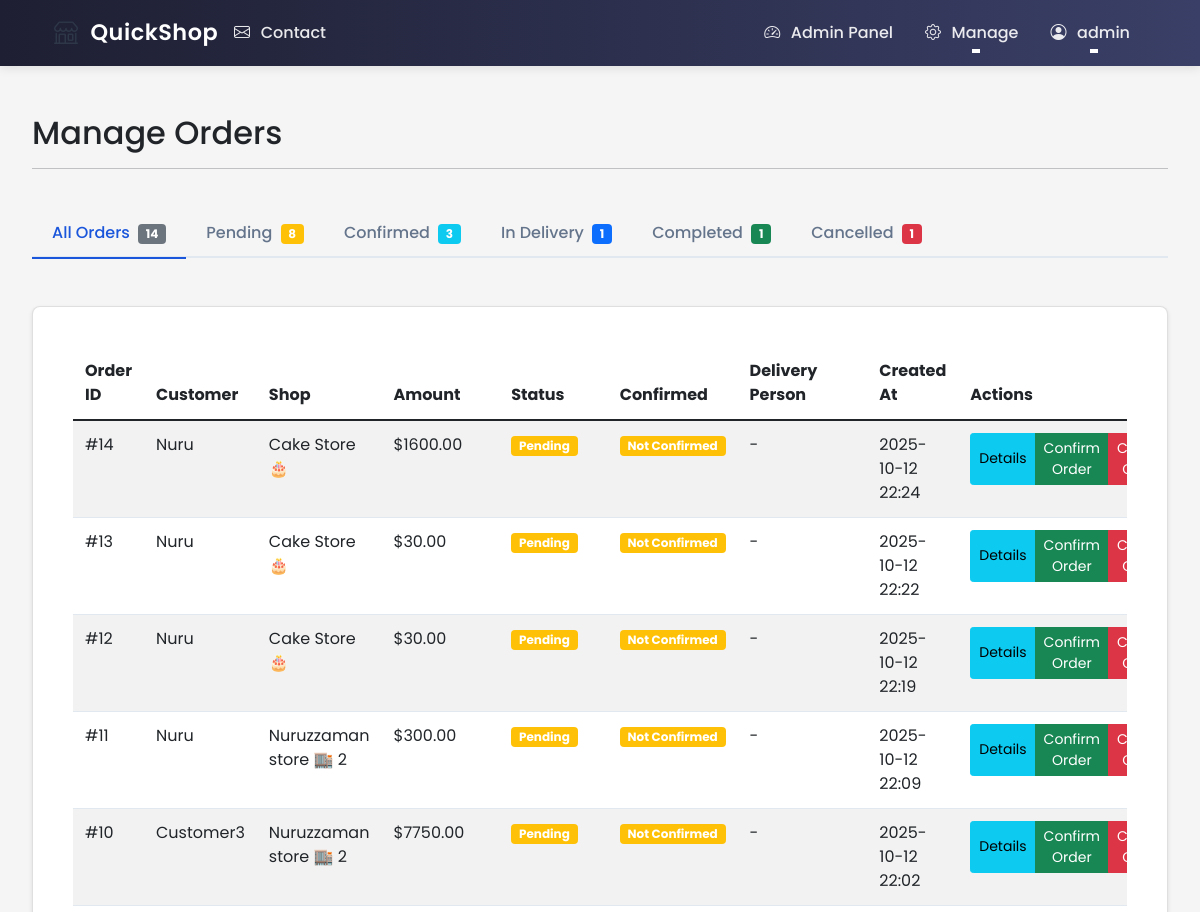
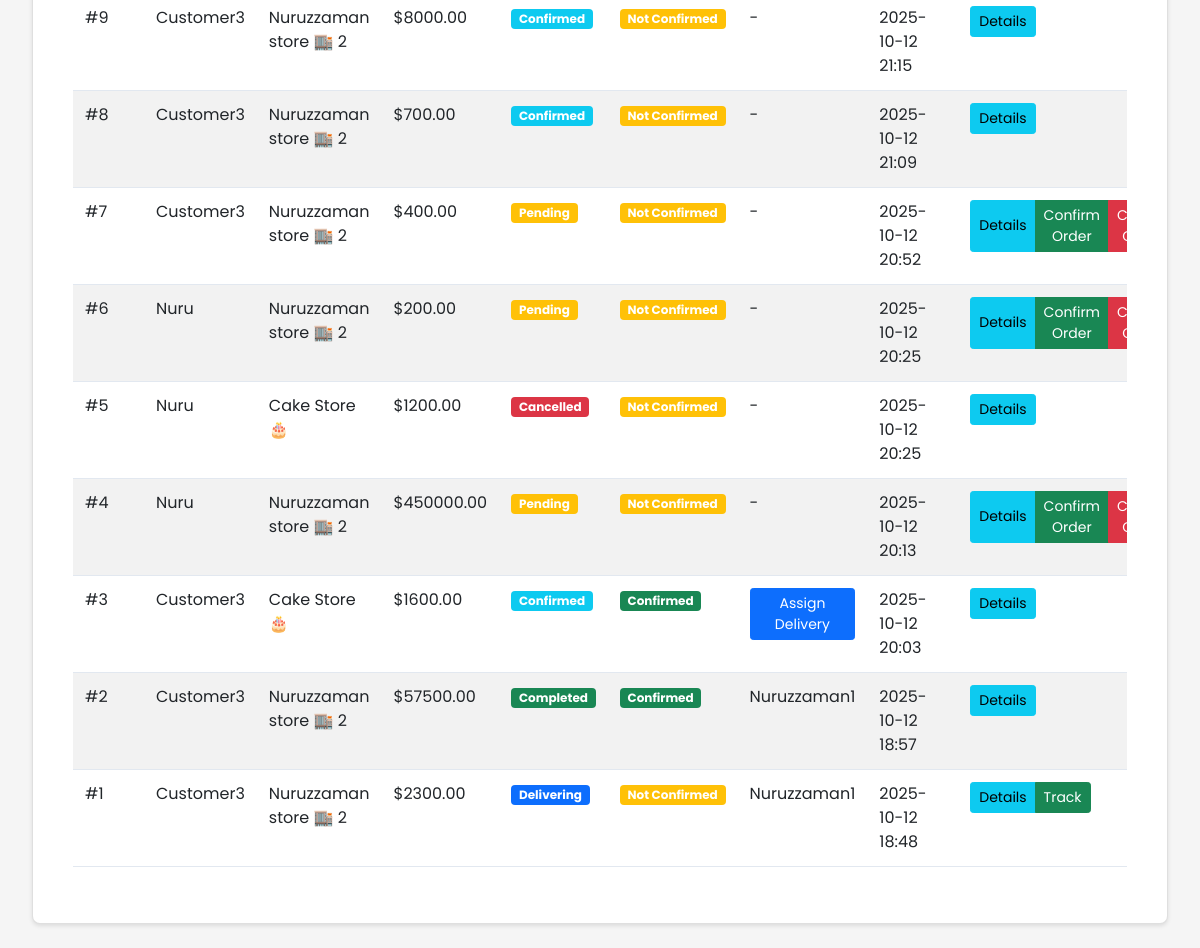
The page /admin/orders (signed in) on the database its author committed (2 pictures, top to bottom).
### ecommerce/models/user.py (models this page shows, shortened)
class User(UserMixin, db.Model):
    id = db.Column(db.Integer, primary_key=True)
    username = db.Column(db.String(80), unique=True, nullable=False)
    email = db.Column(db.String(120), unique=True, nullable=False)
    password_hash = db.Column(db.String(128))
    role = db.Column(db.String(20), nullable=False, default='user')  # user, shop_owner, delivery, admin
    phone = db.Column(db.String(20))  # Added phone number field
    location_lat = db.Column(db.Float)
    location_lng = db.Column(db.Float)
    address = db.Column(db.String(200))
    created_at = db.Column(db.DateTime, default=datetime.utcnow)
    updated_at = db.Column(db.DateTime, default=datetime.utcnow, onupdate=datetime.utcnow)
    is_active = db.Column(db.Boolean, default=True)
    email_notifications = db.Column(db.Boolean, default=True)
    orders = db.relationship('Order', lazy=True, foreign_keys='Order.customer_id')
    shop = db.relationship('Shop', backref='owner', lazy=True, uselist=False)
    deliveries = db.relationship('Order', backref='assigned_delivery_person', lazy=True,
                               foreign_keys='Order.delivery_person_id')
    @property
    def is_admin(self):
        return self.role == 'admin'

### ecommerce/models/order.py (models this page shows, shortened)
class Order(db.Model):
    id = db.Column(db.Integer, primary_key=True)
    customer_id = db.Column(db.Integer, db.ForeignKey('user.id'), nullable=False)
    shop_id = db.Column(db.Integer, db.ForeignKey('shop.id'), nullable=False)
    delivery_person_id = db.Column(db.Integer, db.ForeignKey('user.id'))
    status = db.Column(db.String(20), nullable=False, default='pending')
    confirmed = db.Column(db.Boolean, default=False)  # New column to track confirmation
    total_amount = db.Column(db.Float, nullable=False, default=0.0)
    delivery_fee = db.Column(db.Float, nullable=False, default=5.0)  # Default delivery fee
    delivery_address = db.Column(db.String(200), nullable=True)  # Made nullable
    delivery_lat = db.Column(db.Float, nullable=True)  # Made nullable for consistency
    delivery_lng = db.Column(db.Float, nullable=True)  # Made nullable for consistency
    created_at = db.Column(db.DateTime, default=datetime.utcnow)
    updated_at = db.Column(db.DateTime, default=datetime.utcnow, onupdate=datetime.utcnow)
    estimated_delivery_time = db.Column(db.DateTime)
    special_instructions = db.Column(db.Text)
    payment_method = db.Column(db.String(20), nullable=False, default='cod')  # cod, bkash, nagad, card
    payment_status = db.Column(db.String(20), nullable=False, default='pending')  # pending, paid, failed
    payment_details = db.Column(db.JSON)  # Store payment method specific details
    payment_transaction_id = db.Column(db.String(100))  # For online payments
    items = db.relationship('OrderItem', backref='order', lazy=True, cascade='all, delete-orphan')
    customer = db.relationship('User', foreign_keys=[customer_id])
    delivery_person = db.relationship('User', foreign_keys=[delivery_person_id], backref='delivery_orders')
    shop = db.relationship('Shop', foreign_keys=[shop_id], backref='orders')

### ecommerce/models/shop.py (models this page shows, shortened)
class Shop(db.Model):
    id = db.Column(db.Integer, primary_key=True)
    name = db.Column(db.String(100), nullable=False)
    description = db.Column(db.Text)
    about = db.Column(db.Text)  # New field for shop-specific About content
    owner_id = db.Column(db.Integer, db.ForeignKey('user.id'), nullable=False)
    location_lat = db.Column(db.Float, nullable=True)
    location_lng = db.Column(db.Float, nullable=True)
    address = db.Column(db.String(200), nullable=True)
    approval_status = db.Column(db.String(20), server_default='pending')  # pending, approved, rejected
    images = db.relationship('Image', lazy=True,
                           foreign_keys='Image.shop_id',
                           cascade="all, delete-orphan",
                           backref=db.backref('shop_ref', lazy=True))
    phone = db.Column(db.String(20))
    email = db.Column(db.String(120))
    website = db.Column(db.String(200))
    business_hours = db.Column(db.Text)  # Stored as JSON string
    created_at = db.Column(db.DateTime, default=datetime.utcnow)
    is_active = db.Column(db.Boolean, default=False)  # Only true after approval
    products = db.relationship('Product', backref='shop', lazy=True)

### ecommerce/routes/admin.py (the view)
@admin_bp.route('/orders')
@login_required
@admin_required
def orders():
    status = request.args.get('status', 'all')
    query = Order.query
    if status != 'all' and status in ['pending', 'confirmed', 'delivering', 'completed', 'cancelled']:
        query = query.filter_by(status=status)
    orders = query.order_by(Order.created_at.desc()).all()
    status_counts = {
        'all': Order.query.count(),
        'pending': Order.query.filter_by(status='pending').count(),
        'confirmed': Order.query.filter_by(status='confirmed').count(),
        'delivering': Order.query.filter_by(status='delivering').count(),
        'completed': Order.query.filter_by(status='completed').count(),
        'cancelled': Order.query.filter_by(status='cancelled').count()
    }
    order_status_colors = {
        'pending': 'warning',
        'confirmed': 'info',
        'delivering': 'primary',
        'completed': 'success',
        'cancelled': 'danger'
    }
    return render_template('admin/orders.html',
                         orders=orders,
                         current_status=status,
                         status_counts=status_counts,
                         order_status_colors=order_status_colors)

### ecommerce/templates/admin/orders.html (shortened to what this page needs)
{% extends "base.html" %}
{% block content %}
<div class="row mb-4">
    <div class="col-md-12">
        <h2>Manage Orders</h2>
        <hr>
    </div>
</div>
<div class="row mb-4">
    <div class="col-md-12">
        <ul class="nav nav-tabs">
            <li class="nav-item">
                <a class="nav-link {{ 'active' if current_status == 'all' else '' }}"
                   href="{{ url_for('admin.orders') }}">
                    All Orders
                    <span class="badge bg-secondary ms-1">{{ status_counts['all'] }}</span>
                </a>
            </li>
            <li class="nav-item">
                <a class="nav-link {{ 'active' if current_status == 'pending' else '' }}"
                   href="{{ url_for('admin.orders', status='pending') }}">
                    Pending
                    <span class="badge bg-warning ms-1">{{ status_counts['pending'] }}</span>
                </a>
            </li>
            <li class="nav-item">
                <a class="nav-link {{ 'active' if current_status == 'confirmed' else '' }}"
                   href="{{ url_for('admin.orders', status='confirmed') }}">
                    Confirmed
                    <span class="badge bg-info ms-1">{{ status_counts['confirmed'] }}</span>
                </a>
            </li>
            <li class="nav-item">
                <a class="nav-link {{ 'active' if current_status == 'delivering' else '' }}"
                   href="{{ url_for('admin.orders', status='delivering') }}">
                    In Delivery
                    <span class="badge bg-primary ms-1">{{ status_counts['delivering'] }}</span>
                </a>
            </li>
            <li class="nav-item">
                <a class="nav-link {{ 'active' if current_status == 'completed' else '' }}"
                   href="{{ url_for('admin.orders', status='completed') }}">
                    Completed
                    <span class="badge bg-success ms-1">{{ status_counts['completed'] }}</span>
                </a>
            </li>
            <li class="nav-item">
                <a class="nav-link {{ 'active' if current_status == 'cancelled' else '' }}"
                   href="{{ url_for('admin.orders', status='cancelled') }}">
                    Cancelled
                    <span class="badge bg-danger ms-1">{{ status_counts['cancelled'] }}</span>
                </a>
            </li>
        </ul>
    </div>
</div>
<div class="row">
    <div class="col-md-12">
        <div class="card">
            <div class="card-body">
                {% if orders %}
                    <div class="table-responsive">
                        <table class="table table-striped">
                            <thead>
                                <tr>
                                    <th>Order ID</th>
                                    <th>Customer</th>
                                    <th>Shop</th>
                                    <th>Amount</th>
                                    <th>Status</th>
                                    <th>Confirmed</th>
                                    <th>Delivery Person</th>
                                    <th>Created At</th>
                                    <th>Actions</th>
                                </tr>
                            </thead>
                            <tbody>
                                {% for order in orders %}
                                    <tr id="order-{{ order.id }}">
                                        <td>#{{ order.id }}</td>
                                        <td>{{ order.customer.username }}</td>
                                        <td>{{ order.shop.name }}</td>
                                        <td>${{ "%.2f"|format(order.total_amount) }}</td>
                                        <td>
                                            <span class="badge bg-{{ order_status_colors.get(order.status, 'secondary') }}">
                                                {{ order.status|replace('_', ' ')|title }}
                                            </span>
                                        </td>
                                        <td>
                                            <span class="badge bg-{{ 'success' if order.confirmed else 'warning' }}">
                                                {{ 'Confirmed' if order.confirmed else 'Not Confirmed' }}
                                            </span>
                                        </td>
                                        <td>
                                            {% if order.delivery_person %}
                                                {{ order.delivery_person.username }}
                                            {% elif order.confirmed and order.status != 'cancelled' %}
                                                <a href="{{ url_for('admin.order_details', order_id=order.id) }}" class="btn btn-sm btn-primary">
                                                    Assign Delivery
                                                </a>
                                            {% else %}
                                                -
                                            {% endif %}
                                        </td>
                                        <td>{{ order.created_at.strftime('%Y-%m-%d %H:%M') }}</td>
                                        <td>
                                            <div class="btn-group">
                                                <button type="button" class="btn btn-sm btn-info view-details"
                                                        data-order-id="{{ order.id }}">
                                                    Details
                                                </button>
                                                {% if order.status == 'pending' and not order.confirmed %}
                                                    <button type="button" class="btn btn-sm btn-success confirm-order"
                                                            data-order-id="{{ order.id }}">
                                                        Confirm Order
                                                    </button>
                                                    <button type="button" class="btn btn-sm btn-danger cancel-order"
                                                            data-order-id="{{ order.id }}">
                                                        Cancel Order
                                                    </button>
                                                {% endif %}
                                                {% if order.status == 'delivering' %}
                                                    <button type="button" class="btn btn-sm btn-success track-delivery"
                                                            data-order-id="{{ order.id }}">
                                                        Track
                                                    </button>
                                                {% endif %}
                                            </div>
                                        </td>
                                    </tr>
                                {% endfor %}
                            </tbody>
                        </table>
                    </div>
                {% else %}
                    <p class="text-center">No orders found.</p>
                {% endif %}
            </div>
        </div>
    </div>
</div>
{% endblock %}

### ecommerce/templates/base.html (shortened to what this page needs)
<!DOCTYPE html>
<html lang="en">
<head>
    <link href="https://cdn.jsdelivr.net/npm/bootstrap@5.1.3/dist/css/bootstrap.min.css" rel="stylesheet">
    <link rel="stylesheet" href="https://cdn.jsdelivr.net/npm/bootstrap-icons@1.7.2/font/bootstrap-icons.css">
    <link rel="stylesheet" href="{{ url_for('static', filename='css/style.css') }}">
</head>
<body class="d-flex flex-column min-vh-100">
    <nav class="navbar navbar-expand-lg navbar-light">
        <div class="container">
            <a class="logo" href="{{ url_for('main.index') }}">
                <span class="logo-icon">
                    <i class="bi bi-shop"></i>
                </span>
                <span class="logo">QuickShop</span>
            </a>
            <div class="collapse navbar-collapse" id="navbarNav">
                <ul class="navbar-nav me-auto">
                    <li class="nav-item">
                        <a class="nav-link" href="{{ url_for('main.contact_page') }}">
                            <i class="bi bi-envelope"></i> Contact
                        </a>
                    </li>
                </ul>
                <ul class="navbar-nav ms-auto">
                    {% if current_user.is_authenticated %}
                        {% if current_user.role == 'admin' %}
                        <li class="nav-item">
                            <a class="nav-link" href="{{ url_for('admin.dashboard') }}">
                                <i class="bi bi-speedometer2"></i> Admin Panel
                            </a>
                        </li>
                        <li class="nav-item dropdown">
                            <a class="nav-link dropdown-toggle" href="#" role="button" data-bs-toggle="dropdown">
                                <i class="bi bi-gear"></i> Manage
                            </a>
                        </li>
                        {% endif %}
                        <li class="nav-item dropdown">
                            <a class="nav-link dropdown-toggle" href="#" role="button" data-bs-toggle="dropdown">
                                <i class="bi bi-person-circle"></i> {{ current_user.username }}
                            </a>
                        </li>
                    {% endif %}
                </ul>
            </div>
        </div>
    </nav>
    <div class="flash-messages-container">
    </div>
    <main class="flex-shrink-0">
        {% block content %}{% endblock %}
    </main>
</body>
</html>

### rows shown on the page
User: username "admin"
Order: id "14", customer.username "Nuru", shop.name "Cake Store🎂", total_amount "1600.00", status "Pending", confirmed "Not Confirmed", created_at "2025-10-12 22:24"
Order: id "13", customer.username "Nuru", shop.name "Cake Store🎂", total_amount "30.00", status "Pending", confirmed "Not Confirmed", created_at "2025-10-12 22:22"
Order: id "12", customer.username "Nuru", shop.name "Cake Store🎂", total_amount "30.00", status "Pending", confirmed "Not Confirmed", created_at "2025-10-12 22:19"
Order: id "11", customer.username "Nuru", shop.name "Nuruzzaman store 🏬 2", total_amount "300.00", status "Pending", confirmed "Not Confirmed", created_at "2025-10-12 22:09"
Order: id "10", customer.username "Customer3", shop.name "Nuruzzaman store 🏬 2", total_amount "7750.00", status "Pending", confirmed "Not Confirmed", created_at "2025-10-12 22:02"
Order: id "9", customer.username "Customer3", shop.name "Nuruzzaman store 🏬 2", total_amount "8000.00", status "Confirmed", confirmed "Not Confirmed", created_at "2025-10-12 21:15"
Order: id "8", customer.username "Customer3", shop.name "Nuruzzaman store 🏬 2", total_amount "700.00", status "Confirmed", confirmed "Not Confirmed", created_at "2025-10-12 21:09"
Order: id "7", customer.username "Customer3", shop.name "Nuruzzaman store 🏬 2", total_amount "400.00", status "Pending", confirmed "Not Confirmed", created_at "2025-10-12 20:52"
Order: id "6", customer.username "Nuru", shop.name "Nuruzzaman store 🏬 2", total_amount "200.00", status "Pending", confirmed "Not Confirmed", created_at "2025-10-12 20:25"
Order: id "5", customer.username "Nuru", shop.name "Cake Store🎂", total_amount "1200.00", status "Cancelled", confirmed "Not Confirmed", created_at "2025-10-12 20:25"
Order: id "4", customer.username "Nuru", shop.name "Nuruzzaman store 🏬 2", total_amount "450000.00", status "Pending", confirmed "Not Confirmed", created_at "2025-10-12 20:13"
Order: id "3", customer.username "Customer3", shop.name "Cake Store🎂", total_amount "1600.00", status "Confirmed", confirmed "Confirmed", created_at "2025-10-12 20:03"
Order: id "2", customer.username "Customer3", shop.name "Nuruzzaman store 🏬 2", total_amount "57500.00", status "Completed", confirmed "Confirmed", delivery_person.username "Nuruzzaman1", created_at "2025-10-12 18:57"
Order: id "1", customer.username "Customer3", shop.name "Nuruzzaman store 🏬 2", total_amount "2300.00", status "Delivering", confirmed "Not Confirmed", delivery_person.username "Nuruzzaman1", created_at "2025-10-12 18:48"

### other values the page prints
{{ status_counts['all'] }} "14"
{{ status_counts['pending'] }} "8"
{{ status_counts['confirmed'] }} "3"
{{ status_counts['delivering'] }} "1"
{{ status_counts['completed'] }} "1"
{{ status_counts['cancelled'] }} "1"
